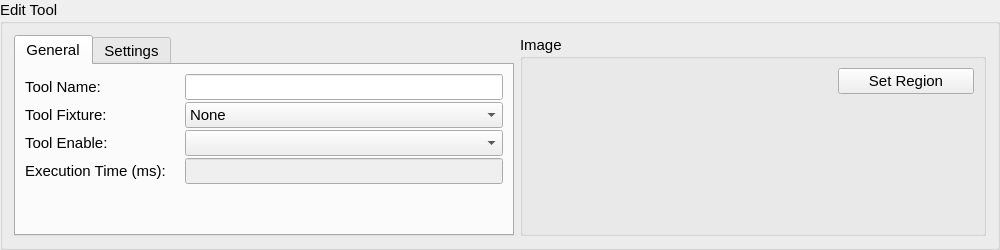
<?xml version="1.0" encoding="UTF-8"?>
<ui version="4.0">
 <class>NTUPatMaxWidget</class>
 <widget class="QGroupBox" name="NTUPatMaxWidget">
  <property name="geometry">
   <rect>
    <x>0</x>
    <y>0</y>
    <width>1000</width>
    <height>250</height>
   </rect>
  </property>
  <property name="font">
   <font>
    <pointsize>11</pointsize>
   </font>
  </property>
  <property name="windowTitle">
   <string>Edit Tool</string>
  </property>
  <property name="title">
   <string>Edit Tool</string>
  </property>
  <property name="flat">
   <bool>false</bool>
  </property>
  <layout class="QGridLayout" name="gridLayout_6">
   <item row="0" column="0">
    <widget class="QTabWidget" name="tabWidget">
     <property name="minimumSize">
      <size>
       <width>400</width>
       <height>0</height>
      </size>
     </property>
     <property name="maximumSize">
      <size>
       <width>500</width>
       <height>16777215</height>
      </size>
     </property>
     <property name="currentIndex">
      <number>0</number>
     </property>
     <widget class="QWidget" name="General">
      <attribute name="title">
       <string>General</string>
      </attribute>
      <layout class="QGridLayout" name="gridLayout_4">
       <item row="0" column="0">
        <layout class="QGridLayout" name="gridLayout_3">
         <property name="spacing">
          <number>2</number>
         </property>
         <item row="2" column="0">
          <widget class="QLabel" name="label_8">
           <property name="font">
            <font>
             <pointsize>11</pointsize>
            </font>
           </property>
           <property name="text">
            <string>Tool Enable:</string>
           </property>
          </widget>
         </item>
         <item row="0" column="0">
          <widget class="QLabel" name="label_6">
           <property name="font">
            <font>
             <pointsize>11</pointsize>
            </font>
           </property>
           <property name="text">
            <string>Tool Name:</string>
           </property>
          </widget>
         </item>
         <item row="0" column="1" colspan="2">
          <widget class="QLineEdit" name="lineEdit_name">
           <property name="alignment">
            <set>Qt::AlignRight|Qt::AlignTrailing|Qt::AlignVCenter</set>
           </property>
          </widget>
         </item>
         <item row="2" column="1" colspan="2">
          <widget class="QComboBox" name="comboBox_toolEnable"/>
         </item>
         <item row="1" column="1" colspan="2">
          <widget class="QComboBox" name="comboBox_toolFixture">
           <item>
            <property name="text">
             <string>None</string>
            </property>
           </item>
          </widget>
         </item>
         <item row="1" column="0">
          <widget class="QLabel" name="label_7">
           <property name="font">
            <font>
             <pointsize>11</pointsize>
            </font>
           </property>
           <property name="text">
            <string>Tool Fixture:</string>
           </property>
          </widget>
         </item>
         <item row="4" column="0">
          <spacer name="verticalSpacer">
           <property name="orientation">
            <enum>Qt::Vertical</enum>
           </property>
           <property name="sizeHint" stdset="0">
            <size>
             <width>20</width>
             <height>40</height>
            </size>
           </property>
          </spacer>
         </item>
         <item row="3" column="0">
          <widget class="QLabel" name="label_12">
           <property name="font">
            <font>
             <pointsize>11</pointsize>
            </font>
           </property>
           <property name="text">
            <string>Execution Time (ms):</string>
           </property>
          </widget>
         </item>
         <item row="3" column="1" colspan="2">
          <widget class="QLineEdit" name="lineEdit_executionTime">
           <property name="enabled">
            <bool>false</bool>
           </property>
           <property name="layoutDirection">
            <enum>Qt::RightToLeft</enum>
           </property>
           <property name="alignment">
            <set>Qt::AlignRight|Qt::AlignTrailing|Qt::AlignVCenter</set>
           </property>
          </widget>
         </item>
        </layout>
       </item>
      </layout>
     </widget>
     <widget class="QWidget" name="Settings">
      <attribute name="title">
       <string>Settings</string>
      </attribute>
      <layout class="QGridLayout" name="gridLayout_2">
       <property name="leftMargin">
        <number>0</number>
       </property>
       <property name="topMargin">
        <number>0</number>
       </property>
       <property name="rightMargin">
        <number>0</number>
       </property>
       <property name="bottomMargin">
        <number>0</number>
       </property>
       <item row="0" column="0">
        <widget class="QScrollArea" name="scrollArea">
         <property name="widgetResizable">
          <bool>true</bool>
         </property>
         <widget class="QWidget" name="scrollAreaWidgetContents">
          <property name="geometry">
           <rect>
            <x>0</x>
            <y>0</y>
            <width>480</width>
            <height>240</height>
           </rect>
          </property>
          <layout class="QGridLayout" name="gridLayout_9">
           <property name="leftMargin">
            <number>9</number>
           </property>
           <property name="topMargin">
            <number>9</number>
           </property>
           <property name="rightMargin">
            <number>9</number>
           </property>
           <property name="bottomMargin">
            <number>9</number>
           </property>
           <item row="0" column="0">
            <layout class="QGridLayout" name="gridLayout">
             <property name="spacing">
              <number>2</number>
             </property>
             <item row="7" column="0">
              <widget class="QLabel" name="label_5">
               <property name="font">
                <font>
                 <pointsize>11</pointsize>
                </font>
               </property>
               <property name="text">
                <string>Object:</string>
               </property>
              </widget>
             </item>
             <item row="3" column="0">
              <widget class="QLabel" name="label">
               <property name="font">
                <font>
                 <pointsize>11</pointsize>
                </font>
               </property>
               <property name="text">
                <string>Horizontal Offset:</string>
               </property>
              </widget>
             </item>
             <item row="5" column="0">
              <widget class="QLabel" name="label_10">
               <property name="font">
                <font>
                 <pointsize>11</pointsize>
                </font>
               </property>
               <property name="text">
                <string>TimeOut (ms):</string>
               </property>
              </widget>
             </item>
             <item row="7" column="1" colspan="3">
              <widget class="QLineEdit" name="lineEdit_object">
               <property name="enabled">
                <bool>false</bool>
               </property>
               <property name="alignment">
                <set>Qt::AlignRight|Qt::AlignTrailing|Qt::AlignVCenter</set>
               </property>
              </widget>
             </item>
             <item row="6" column="1" colspan="3">
              <widget class="QLineEdit" name="lineEdit_search">
               <property name="enabled">
                <bool>false</bool>
               </property>
               <property name="alignment">
                <set>Qt::AlignRight|Qt::AlignTrailing|Qt::AlignVCenter</set>
               </property>
              </widget>
             </item>
             <item row="1" column="0">
              <widget class="QLabel" name="label_2">
               <property name="font">
                <font>
                 <pointsize>11</pointsize>
                </font>
               </property>
               <property name="text">
                <string>Angle Tolerance:</string>
               </property>
              </widget>
             </item>
             <item row="4" column="0">
              <widget class="QLabel" name="label_9">
               <property name="font">
                <font>
                 <pointsize>11</pointsize>
                </font>
               </property>
               <property name="text">
                <string>Vertical Offset:</string>
               </property>
              </widget>
             </item>
             <item row="6" column="0">
              <widget class="QLabel" name="label_4">
               <property name="font">
                <font>
                 <pointsize>11</pointsize>
                </font>
               </property>
               <property name="text">
                <string>Search:</string>
               </property>
              </widget>
             </item>
             <item row="8" column="0">
              <widget class="QLabel" name="label_11">
               <property name="font">
                <font>
                 <pointsize>11</pointsize>
                </font>
               </property>
               <property name="text">
                <string>Result:</string>
               </property>
              </widget>
             </item>
             <item row="8" column="1" colspan="3">
              <widget class="QLineEdit" name="lineEdit_result">
               <property name="enabled">
                <bool>false</bool>
               </property>
               <property name="alignment">
                <set>Qt::AlignRight|Qt::AlignTrailing|Qt::AlignVCenter</set>
               </property>
              </widget>
             </item>
             <item row="2" column="0">
              <widget class="QLabel" name="label_3">
               <property name="font">
                <font>
                 <pointsize>11</pointsize>
                </font>
               </property>
               <property name="text">
                <string>Acept Threshold:</string>
               </property>
              </widget>
             </item>
             <item row="0" column="0">
              <widget class="QLabel" name="label_13">
               <property name="font">
                <font>
                 <pointsize>11</pointsize>
                </font>
               </property>
               <property name="text">
                <string>Contrast Threshold:</string>
               </property>
              </widget>
             </item>
             <item row="2" column="1" colspan="3">
              <widget class="QDoubleSpinBox" name="doubleSpinBox_aceptThreshold">
               <property name="alignment">
                <set>Qt::AlignRight|Qt::AlignTrailing|Qt::AlignVCenter</set>
               </property>
               <property name="maximum">
                <double>1.000000000000000</double>
               </property>
               <property name="singleStep">
                <double>0.010000000000000</double>
               </property>
               <property name="value">
                <double>0.500000000000000</double>
               </property>
              </widget>
             </item>
             <item row="3" column="1" colspan="3">
              <widget class="QDoubleSpinBox" name="doubleSpinBox_horizontalOffset">
               <property name="alignment">
                <set>Qt::AlignRight|Qt::AlignTrailing|Qt::AlignVCenter</set>
               </property>
               <property name="minimum">
                <double>-1000.000000000000000</double>
               </property>
               <property name="maximum">
                <double>1000.000000000000000</double>
               </property>
              </widget>
             </item>
             <item row="4" column="1" colspan="3">
              <widget class="QDoubleSpinBox" name="doubleSpinBox_verticalOffset">
               <property name="alignment">
                <set>Qt::AlignRight|Qt::AlignTrailing|Qt::AlignVCenter</set>
               </property>
               <property name="minimum">
                <double>-1000.000000000000000</double>
               </property>
               <property name="value">
                <double>0.000000000000000</double>
               </property>
              </widget>
             </item>
             <item row="5" column="1" colspan="3">
              <widget class="QSpinBox" name="spinBox_timeOut">
               <property name="alignment">
                <set>Qt::AlignRight|Qt::AlignTrailing|Qt::AlignVCenter</set>
               </property>
               <property name="maximum">
                <number>10000</number>
               </property>
               <property name="singleStep">
                <number>100</number>
               </property>
               <property name="value">
                <number>5000</number>
               </property>
              </widget>
             </item>
             <item row="0" column="1" colspan="3">
              <widget class="QSpinBox" name="spinBox_contrastThreshold">
               <property name="alignment">
                <set>Qt::AlignRight|Qt::AlignTrailing|Qt::AlignVCenter</set>
               </property>
               <property name="minimum">
                <number>1</number>
               </property>
               <property name="maximum">
                <number>100</number>
               </property>
               <property name="value">
                <number>5</number>
               </property>
              </widget>
             </item>
             <item row="1" column="1" colspan="3">
              <widget class="QSpinBox" name="spinBox_AngleTolerance">
               <property name="alignment">
                <set>Qt::AlignRight|Qt::AlignTrailing|Qt::AlignVCenter</set>
               </property>
               <property name="maximum">
                <number>180</number>
               </property>
               <property name="value">
                <number>15</number>
               </property>
              </widget>
             </item>
            </layout>
           </item>
          </layout>
         </widget>
        </widget>
       </item>
      </layout>
     </widget>
    </widget>
   </item>
   <item row="0" column="1">
    <widget class="QGroupBox" name="groupBox_2">
     <property name="title">
      <string>Image</string>
     </property>
     <layout class="QGridLayout" name="gridLayout_7">
      <item row="0" column="0">
       <layout class="QGridLayout" name="gridLayout_5">
        <item row="0" column="1">
         <widget class="QPushButton" name="pushButton_setObject">
          <property name="font">
           <font>
            <pointsize>11</pointsize>
           </font>
          </property>
          <property name="text">
           <string>Set Region</string>
          </property>
         </widget>
        </item>
        <item row="1" column="1">
         <spacer name="verticalSpacer_3">
          <property name="orientation">
           <enum>Qt::Vertical</enum>
          </property>
          <property name="sizeHint" stdset="0">
           <size>
            <width>20</width>
            <height>40</height>
           </size>
          </property>
         </spacer>
        </item>
        <item row="0" column="0" rowspan="2">
         <widget class="NTUVideoWidget" name="imageShow">
          <property name="minimumSize">
           <size>
            <width>300</width>
            <height>0</height>
           </size>
          </property>
          <property name="text">
           <string/>
          </property>
         </widget>
        </item>
       </layout>
      </item>
     </layout>
    </widget>
   </item>
  </layout>
 </widget>
 <customwidgets>
  <customwidget>
   <class>NTUVideoWidget</class>
   <extends>QLabel</extends>
   <header location="global">NTUVideoWidget.h</header>
  </customwidget>
 </customwidgets>
 <resources/>
 <connections/>
</ui>
